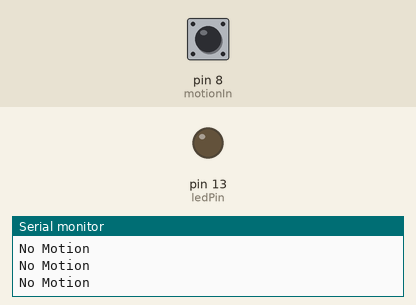
Bench run of a sketch on a simulated Arduino Uno, built with avr-gcc and run on an emulated ATmega328P. On the bench: output pins drawn as LEDs (lit = HIGH), the last lines printed to the serial monitor. Dashed ring = blinking. Inputs (shaded band) come from the test bench; at power-on: pin 8 (motionIn) LOW.

Above: at 1.2 s.
1.3 s: pin 8 (motionIn) driven HIGH
At 2.1 s:
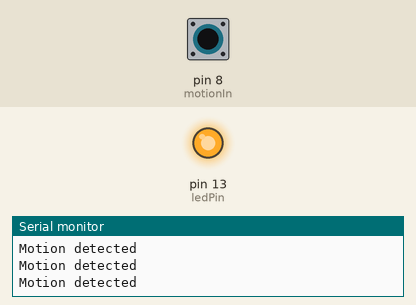
2.8 s: pin 8 (motionIn) driven LOW
At 4.2 s:
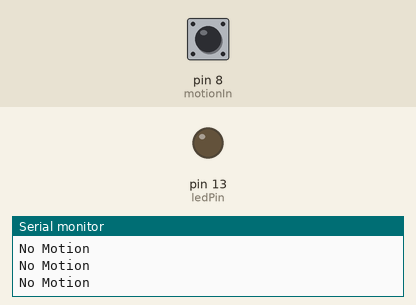
5.8 s: pin 8 (motionIn) pulsed HIGH 2 times (0.12 s each, 0.3 s apart)
At 6.16 s:
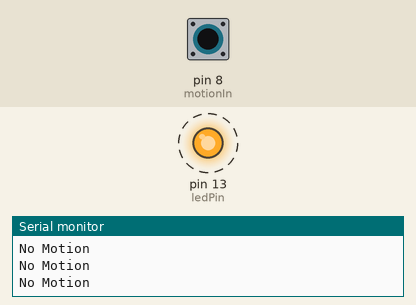
9.4 s: pin 8 (motionIn) pulsed HIGH 2 times (0.12 s each, 0.3 s apart)
At 11.0 s:
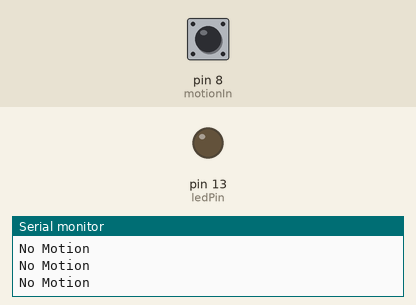
Timing chart, 0 to 12.5 s (numbered marks = the images above; inputs shaded):
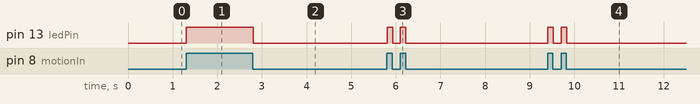

The sketch:

PP_basicInputProcessingOutput.ino
```cpp
int  motionIn = 8;
bool isMotion = false;

int  ledPin = 13;

void setup() {
  // put your setup code here, to run once:
  Serial.begin(9600);
  pinMode(motionIn, INPUT);
  pinMode(ledPin,  OUTPUT);
}

void loop() {
  // put your main code here, to run repeatedly:
  isMotion = digitalRead(motionIn);

  if (isMotion == true) {
    digitalWrite(ledPin, HIGH);
    Serial.println("Motion detected");
  }
  else {
    digitalWrite(ledPin, LOW);
    Serial.println("No Motion");
  }
}
```

Measured:
- after the input at 1.3 s, pin 13 (ledPin): LOW → HIGH at once
- after the input at 2.8 s, pin 13 (ledPin): HIGH → LOW at once
- after the input at 5.8 s, pin 13 (ledPin): alternates HIGH for 0.12 s and LOW for 0.17 s, 4 changes in all, then stays LOW, starting at once
- after the input at 9.4 s, pin 13 (ledPin): alternates HIGH for 0.12 s and LOW for 0.17 s, 4 changes in all, then stays LOW, starting at once
